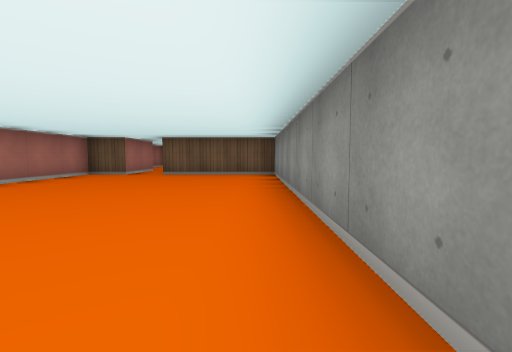
view 1 (above)

16 first-person views from a walk through a cub3D level. The camera is about half as high as the walls, tilts 4° down and sees 85° across. The floor is counted in squares. Each view is taken from the middle of a square. On the plan, view 1 faces up. The plan holds only what a view shows up to about 9 squares ahead; the rest is blank.

view 2
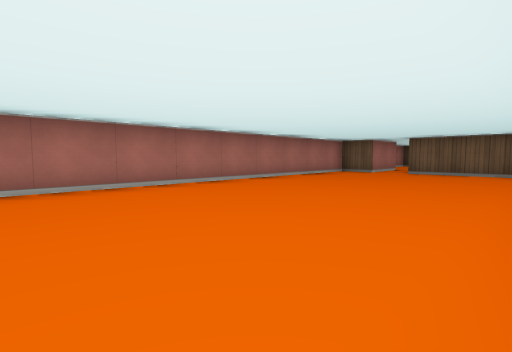

view 3
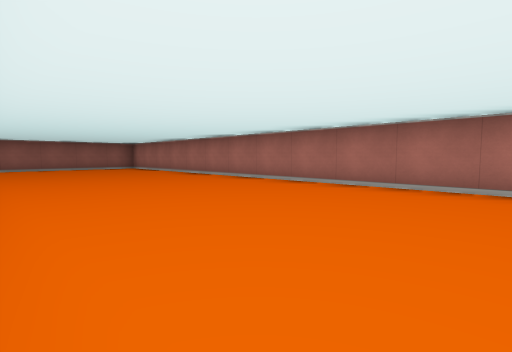

view 4
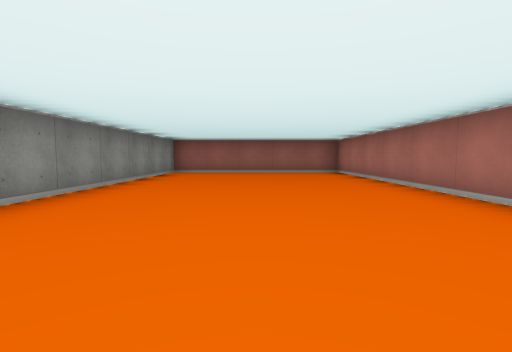

view 5
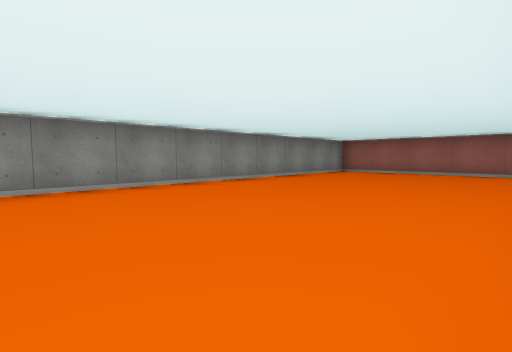

view 6
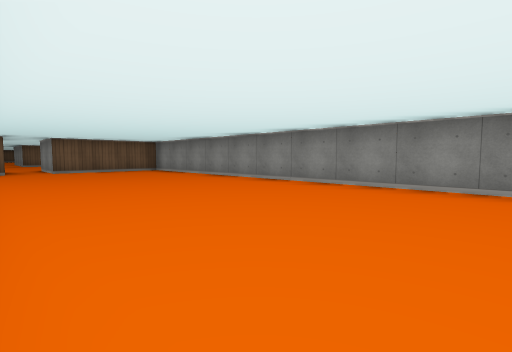

view 7
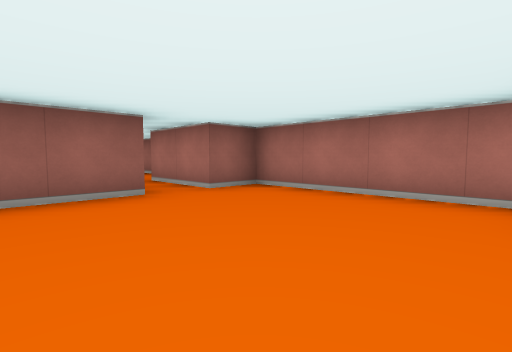

view 8
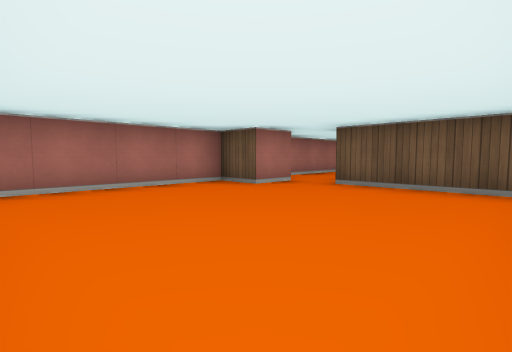

view 9
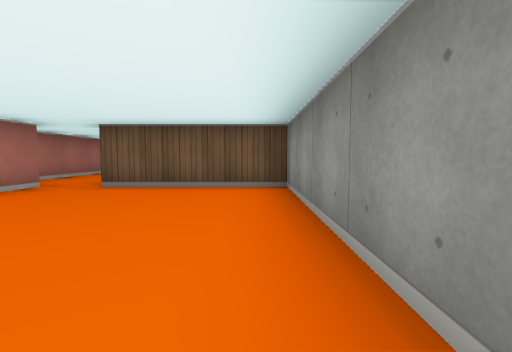

view 10
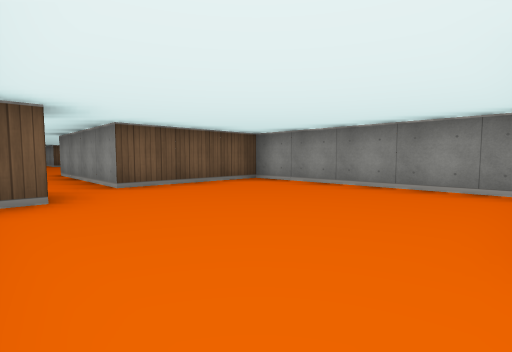

view 11
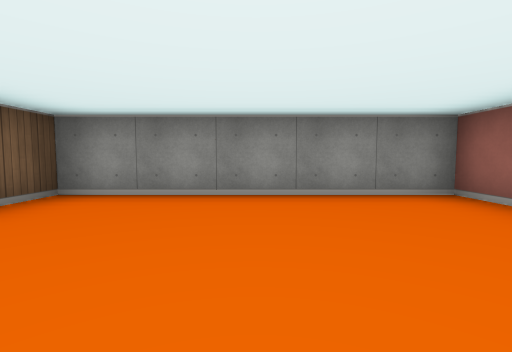

view 12
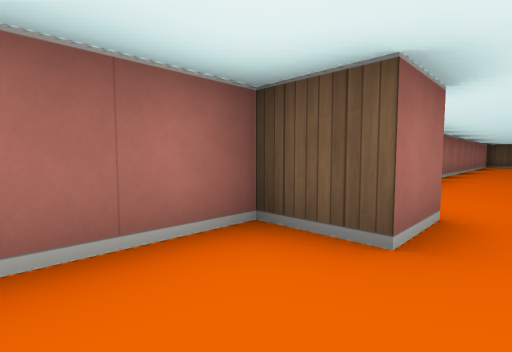

view 13
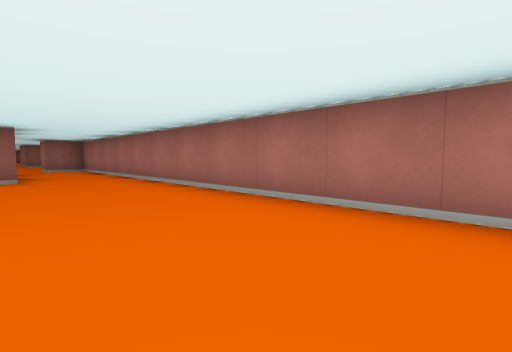

view 14
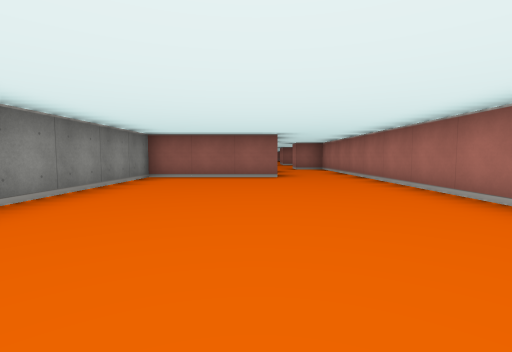

view 15
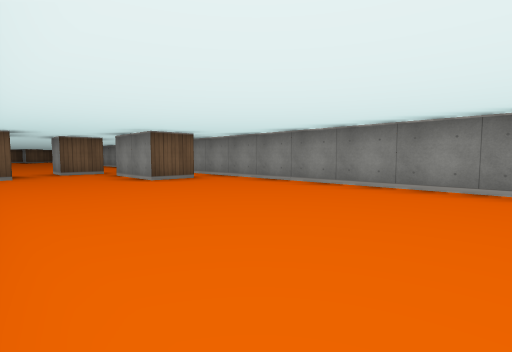

view 16
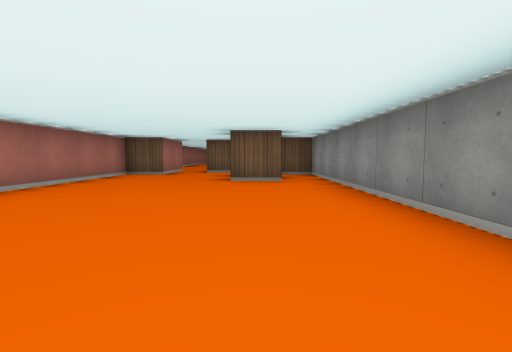

### Floor plan
Ten units are one square. View 1 is at (0, 0); x grows to the right and y downward. Boxes are objects, and circles mark ways between rooms. Rooms are numbered by the first view taken in them; rooms with no view inside come last. Other rooms are left out.
<svg viewBox="-50 -296 60 406">
<path fill="none" stroke="#000" d="M-35 -95 -35 -75 -45 -75 -45 105 5 105 5 -75 -25 -75 -25 -92M-26 -95 5 -95 5 -145 -25 -145M-35 -145 -35 -135 -45 -135 -45 -95 -35 -95M-4 -255 -15 -255 -15 -275M-35 -291 -35 -275 -45 -275 -45 -145 -35 -145M-25 -145 -25 -185 5 -185 5 -275 -4 -275"/>
<circle cx="-30" cy="-85" r="3" fill="#2a7"/>
<circle cx="-30" cy="-140" r="3" fill="#2a7"/>
<text x="-20" y="10">1</text>
<text x="-20" y="-120">2</text>
<text x="-20" y="-220">3</text>
</svg>
Room 1 opens to room 2. Room 2 opens to room 3.

Where each view was taken, in squares from view 1:
view 1: 0 up, 0 right, facing up
view 2: 1 down, 0 right, facing up-left
view 3: 1 up, 0 right, facing down-left
view 4: 2 down, 2 left, facing down
view 5: 2 down, 4 left, facing down-right
view 6: 2 down, 4 left, facing up-right
view 7: 13 up, 1 left, facing down-left
view 8: 10 up, 0 right, facing up-left
view 9: 10 up, 0 right, facing up
view 10: 10 up, 4 left, facing up-right
view 11: 12 up, 3 left, facing right
view 12: 12 up, 3 left, facing up-left
view 13: 25 up, 2 left, facing down-left
view 14: 25 up, 2 left, facing down
view 15: 20 up, 4 left, facing up-right
view 16: 20 up, 1 left, facing up
